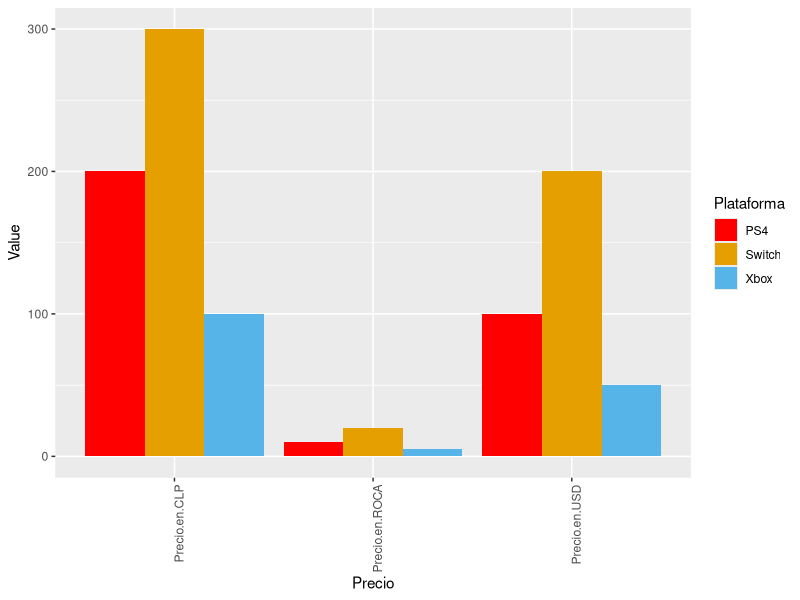

Generate this figure with R: (Note: this script raises an error after producing the figure.)
## ---- chunk 1
knitr::opts_chunk$set(echo = TRUE)
## ---- chunk 2
data <- data.frame(Nombres = c('Tomas', 'Tomas', 'Tomas', 'Tomas', 'Martin', 'Martin', 'Martin', 'Martin'),
                   Dias = c("2020-02-10", "2020-02-10", "2020-02-11", "2020-02-11", "2020-02-10", '2020-02-10',
                            '2020-02-11', '2020-02-11'), Pasos = c(NA, 12, 13, 22, NA, 26, 42, 12))
aux <- tapply(data$Pasos,data$Nombres, mean, na.rm = TRUE); aux ; cat("Los names son", names(aux))
aux2 <- match(data$Nombres, names(aux)) ; cat("Las posiciones que hacen match son", aux2)
aux3 <- data$Nombres %in% names(aux)
cat("Los valores para esas posiciones son", aux[aux2])
## ---- chunk 3
library(dplyr)
## ---- chunk 4
data <- data.frame( a = c(1,NA,NA,5), b = c(1,3,6,4))
aux <- coalesce(data$a,data$b); cat("El nuevo vector queda de la forma", aux)
data$a <- aux ; head(data$a) #Sustituyo el vector
## ---- chunk 5
library(lubridate)
date <- "2012-04-11"
class(date)
date <- ymd(date)
class(date)
## ---- chunk 6
ayuda <- data.frame("a" = c("Hola","Hola","Chao","Como"), 'b' = c(2,2,3,4))
tabla <- table(ayuda$a); cat("Las palabras de la columna a se repiten:", names(tabla), tabla)
## ---- chunk 7
data <- data.frame("Plataforma" = c("Switch", "PS4", "Xbox"), "Precio en USD" = c(200,100,50),
                   "Precio en CLP" = c(300,200,100), "Precio en ROCA" = c(20,10,5)); data
## ---- chunk 8
library(tidyr)
## ---- chunk 9
data2 <- data %>% gather(Precio, Value, -Plataforma); data2
## ---- chunk 10
library(ggplot2)
## ---- chunk 11
ggplot(data2, aes(x = Precio, y = Value, fill = Plataforma)) + geom_col(position = "dodge") + 
        theme(axis.text.x = element_text(angle = 90, hjust = 1)) +
        scale_fill_manual(values=c("red", "#E69F00", "#56B4E9"))
## ---- chunk 12
library(reshape2)
## ---- chunk 13
data <- data.frame(Provincia = c("Huesca", "Teruel", "Zaragoza", "Huesca", "Teruel", "Zaragoza")
                   , Variables = c("Hombres","Hombres","Hombres","Mujeres","Mujeres","Mujeres")
                   , Valor = c(100,110,120,130,140,150))
aux <- dcast(data, Provincia ~ Variables) # se puede usar value.var para hacer "override"
## ---- chunk 14
library(dplyr)
## ---- chunk 15
data <- data.frame(Value1 = c(1,2,3,4), Value2 = c(5,6,7,8)); data
data <- mutate(data, add = Value1 + Value2); data
data <- mutate(data, Value1 = Value2); data
## ---- chunk 16
mexp = NULL
lambda = 0.2
for (i in 1 : 1000){
        mexp = c(mexp, mean(rexp(40,lambda)))
}
sample_mean <- mean(mexp) ; setNames(c(sample_mean, 1/lambda),c("Sample Mean", "Theorical Mean"))
sample_variance <- var(mexp); setNames(c(sample_variance, (1/lambda)^2),c("Sample Variance", "Theorical Variance"))
data <- data.frame(name = c("Sample Mean", "Theorical Mean"), value = c(sample_mean, 1/lambda))
ggplot() + aes(mexp) + geom_histogram(aes (y = ..density..),binwidth = 0.1, fill = "dodgerblue", color = "White") + 
        geom_vline(data = data, mapping = aes(xintercept = value, color = c("mean", "median")), linetype = "dashed", size = 1) +
        stat_function(fun = dnorm, aes(color = "Normal_Distribution"), args = list(mean = mean(mexp), sd = sd(mexp)), size = 1) +
        scale_color_manual(name = "Legend", values = c(median = "red", mean = "black", Normal_Distribution = "green"))
